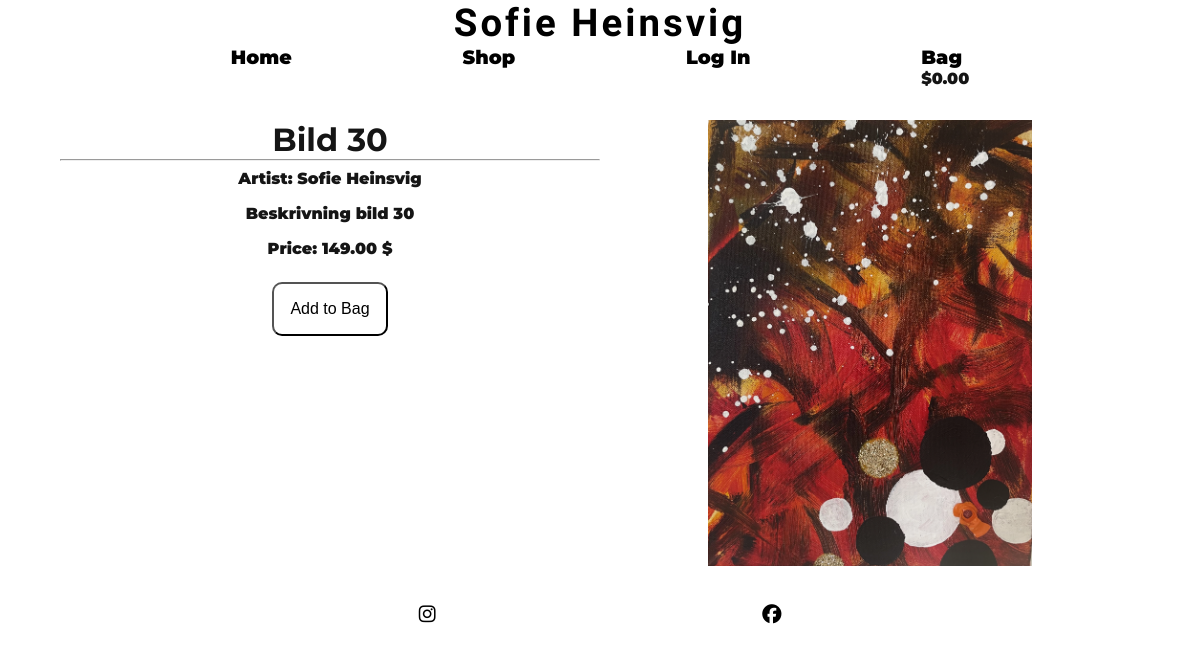
The page /store/product/3/ on the database its author committed.
### store/models.py (models this page shows, shortened)
class Product(models.Model):
    name = models.CharField(max_length=255)
    description = models.TextField()
    price = models.DecimalField(max_digits=8, decimal_places=2)
    image = models.ImageField(upload_to='product_images/')
    category = models.ForeignKey(Category, on_delete=models.CASCADE)
    artist = models.ForeignKey(Artist, on_delete=models.CASCADE)
    created_at = models.DateTimeField(auto_now_add=True)

class Artist(models.Model):
    name = models.CharField(max_length=255)
    def __str__(self):
        return self.name

### store/views.py (the view)
# urls.py: path('product/<int:pk>/', views.product_detail, name='product_detail'),
def product_detail(request, pk):
    product = get_object_or_404(Product, pk=pk)
    context = {
        'product': product,
    }
    return render(request, 'store/product_detail.html', context)

### bag/contexts.py (called while the page is built, shortened)
def bag_contents(request):
    bag_items = []
    total = 0
    product_count = 0
    bag = request.session.get('bag', {})
    context = {
        'bag_items': bag_items,
        'total': total,
        'product_count': product_count,
    }
    return context

### store/templates/store/product_detail.html (shortened to what this page needs)
{% extends "base.html" %}
{% load static %}
{% block content %}
    <div class="product-detail">
        <div>
            <h1>{{ product.name }}</h1>
            <hr>
            <p>Artist: {{ product.artist }}</p>
            <p>{{ product.description }}</p>
            <p>Price: {{ product.price }} $</p>
            <form method="POST" action="{% url 'add_to_bag' product.id %}">
                <input type="submit" value="Add to Bag" class="submit-button">
            </form>
        </div>
        <div>
            <img src="{{ product.image.url }}" alt="{{ product.name }}">
        </div>
    </div>
{% endblock %}

### static/css/style.css (style rules this page uses)
* { margin: 0; padding: 0; box-sizing: border-box; }
body { font-family: Montserrat, sans-serif; color: #151515; position: relative; font-weight: 900; font-size: 1rem; width: 90vw; margin-inline: auto; }
img { max-width: 100%; }
.product-detail { display: grid; grid-template-columns: 1fr 1fr; text-align: center; padding-top: 2em; }
.product-detail img { width: 60%; }
.product-detail p { padding: 0.5em; }
.submit-button { padding: 1em; font-size: 1em; margin-top: 1em; border-radius: 10px; background-color: white; }

### rows shown on the page
Product: name "Bild 30", artist "Sofie Heinsvig", description "Beskrivning bild 30", price "149.00", image (picture)
